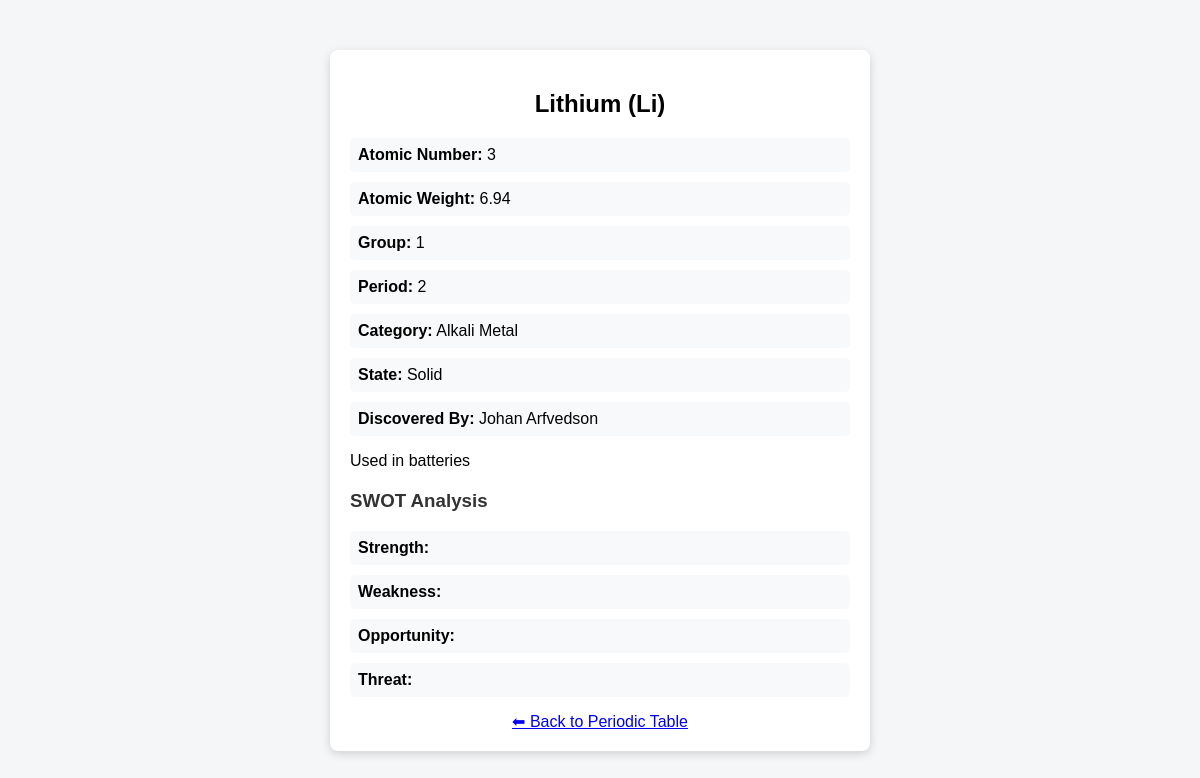
The app's page /element.php?id=3 with its own data.
### tables this page shows
CREATE TABLE `elements` (
  `id` int(11) NOT NULL,
  `atomic_number` int(11) NOT NULL,
  `symbol` varchar(5) DEFAULT NULL,
  `name` varchar(50) DEFAULT NULL,
  `atomic_weight` varchar(20) DEFAULT NULL,
  `group_no` int(11) DEFAULT NULL,
  `period_no` int(11) DEFAULT NULL,
  `category` varchar(50) DEFAULT NULL,
  `state` varchar(20) DEFAULT NULL,
  `discovered_by` varchar(100) DEFAULT NULL,
  `description` text DEFAULT NULL,
  `strength` text DEFAULT NULL,
  `weakness` text DEFAULT NULL,
  `opportunity` text DEFAULT NULL,
  `threat` text DEFAULT NULL
);

### element.php (the view, shortened to what this page needs)
<?php
include 'config.php';
$id = intval($_GET['id']);
$query = mysqli_query($con, "SELECT * FROM elements WHERE id=$id");
$data = mysqli_fetch_assoc($query);
?>
<!DOCTYPE html>
<html>
<head>
</head>
<body>
<div class="card">
<h2><?=$data['name']?> (<?=$data['symbol']?>)</h2>
<div class="row"><span class="label">Atomic Number:</span> <?=$data['atomic_number']?></div>
<div class="row"><span class="label">Atomic Weight:</span> <?=$data['atomic_weight']?></div>
<div class="row"><span class="label">Group:</span> <?=$data['group_no']?></div>
<div class="row"><span class="label">Period:</span> <?=$data['period_no']?></div>
<div class="row"><span class="label">Category:</span> <?=$data['category']?></div>
<div class="row"><span class="label">State:</span> <?=$data['state']?></div>
<div class="row"><span class="label">Discovered By:</span> <?=$data['discovered_by']?></div>
<p><?=$data['description']?></p>
<h3>SWOT Analysis</h3>
<div class="row">
    <strong>Strength:</strong><br>
</div>
<div class="row">
    <strong>Weakness:</strong><br>
</div>
<div class="row">
    <strong>Opportunity:</strong><br>
</div>
<div class="row">
    <strong>Threat:</strong><br>
</div>
<a class="back" href="index.php">⬅ Back to Periodic Table</a>
</div>
</body>
</html>

### element.php (style rules this page uses)
body { font-family:Arial; background:#f4f6f8; }
.card { max-width:500px; background:#fff; margin:50px auto; padding:20px; border-radius:8px; box-shadow:0 3px 10px rgba(0,0,0,.15); }
h2 { text-align:center; }
.row { margin:8px 0; }
.label { font-weight:bold; }
.back { display:block; margin-top:15px; text-align:center; }
h3 { margin-top:20px; color:#333; }
.row { margin-bottom:10px; background:#f8f9fa; padding:8px; border-radius:5px; }

### records on screen
elements: name "Lithium", symbol "Li", atomic_number "3", atomic_weight "6.94", group_no "1", period_no "2", category "Alkali Metal", state "Solid", discovered_by "Johan Arfvedson", description "Used in batteries"
